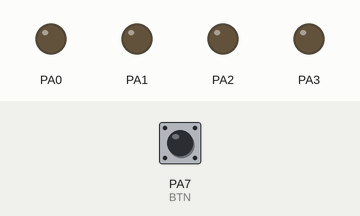
This program was run on a simulated ATmega32, built with avr-gcc and emulated at 8 MHz (the files do not name the chip). Parts: output pins drawn as LEDs (lit = HIGH). Dashed ring = blinking. Inputs (shaded band) come from the test bench; at power-on: PA7 (BTN) LOW.

Above: at 1.5 s.
1.6 s: PA7 (BTN) pulled HIGH for 3.2 s
At 4.9 s:
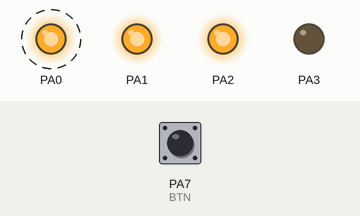
6.3 s: PA7 (BTN) pulled HIGH for 0.3 s
At 7.0 s:
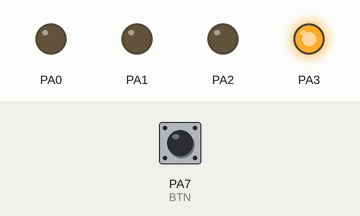
8.1 s: PA7 (BTN) pulled HIGH for 1 s
At 9.3 s:
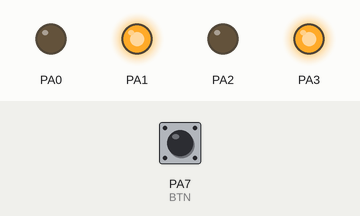
10.6 s: PA7 (BTN) pulled HIGH for 0.3 s
At 11.5 s:
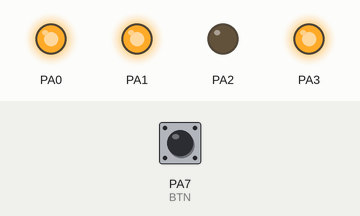
12.4 s: PA7 (BTN) pulled HIGH for 0.3 s
At 13.8 s:
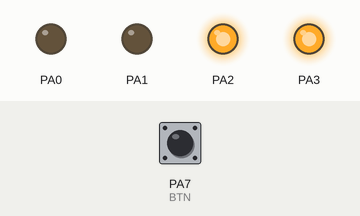
14.2 s: PA7 (BTN) pulled HIGH for 1 s
At 15.8 s:
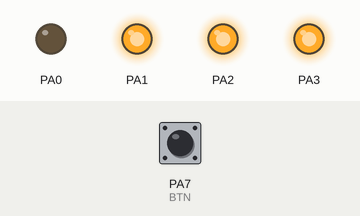
Timing chart, 0 to 17.3 s (numbered marks = the images above; inputs shaded):
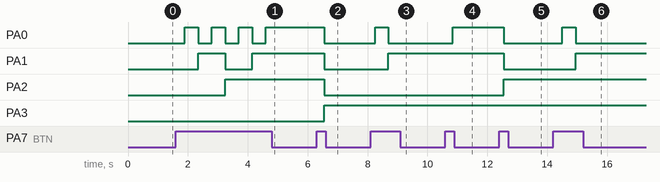

Measured:
- after the input at 1.6 s, PA0: alternates HIGH for 0.45 s and LOW for 0.45 s, 7 changes in all, then stays HIGH, starting after 0.30 s; PA1: LOW → HIGH after 0.75 s, → LOW 0.90 s later, → HIGH 0.90 s later; PA2: LOW → HIGH after 1.7 s
- after the input at 6.3 s, PA0–2: HIGH → LOW after 0.25 s; PA3: LOW → HIGH after 0.25 s
- after the input at 8.1 s, PA0: LOW → HIGH after 0.15 s, → LOW 0.45 s later; PA1: LOW → HIGH after 0.60 s
- after the input at 10.6 s, PA0: LOW → HIGH after 0.25 s
- after the input at 12.4 s, PA0, PA1: HIGH → LOW after 0.15 s; PA2: LOW → HIGH after 0.15 s
- after the input at 14.2 s, PA0: LOW → HIGH after 0.30 s, → LOW 0.45 s later; PA1: LOW → HIGH after 0.75 s

The program:

main.c
```c
#define F_CPU 	8000000UL
#include <avr/io.h>
#include <util/delay.h>

#define TRUE 	1
#define HIGH 	1
#define LOW 	0

#define SET_BIT(X, POS) (X |= (0x01 << POS))
#define CLR_BIT(X, POS) (X &= ~(0x01 << POS))
#define TOG_BIT(X, POS) (X ^= (0x01 << POS))
#define GET_BIT(X, POS) ((X >> POS) & 0x01)

#define BIT_0	0
#define BIT_1	1
#define BIT_2	2
#define BIT_3	3
#define BTN	7

void main(void)
{
	volatile unsigned char counter = 0;

	// set counter pins to output
	SET_BIT(DDRA, BIT_0);
	SET_BIT(DDRA, BIT_1);
	SET_BIT(DDRA, BIT_2);
	SET_BIT(DDRA, BIT_3);

	// set button pin to input (BTN)
	CLR_BIT(DDRA, BTN);

	// clear all counter pins to initialize it
	PORTA = 0x00;

	while (TRUE)
	{
		_delay_ms(250);
		if (GET_BIT(PINA, BTN) == HIGH)
		{
			_delay_ms(150);
			if (GET_BIT(PINA, BTN) == HIGH)
			{
				counter += 1;
				if (counter == 0x10)
				{
					PORTA = 0x00;
					counter = 0x00;
					continue;
				}
				PORTA = counter;
			}
			_delay_ms(50);
		}
	}
}
```
